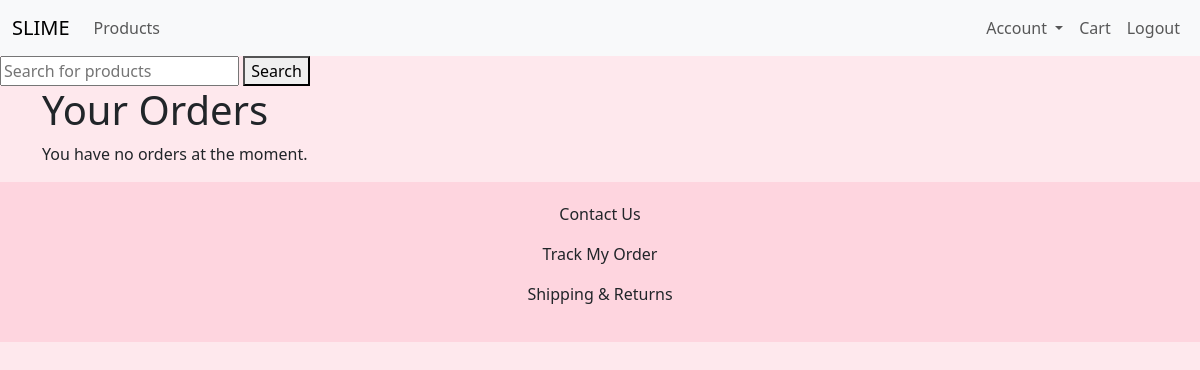
Page /orders (signed in) on the earlier database version.
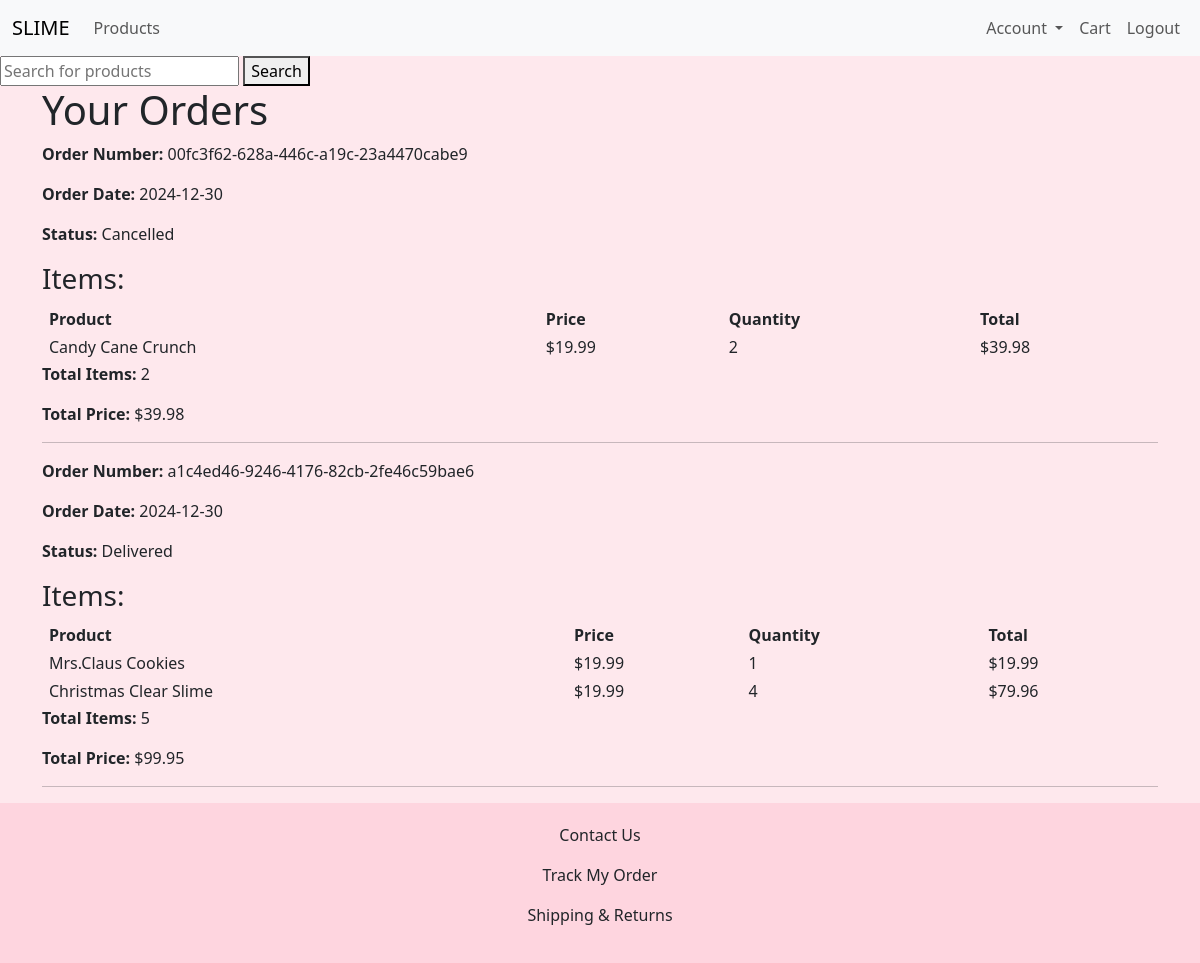
Same page on the later database version.
### models.py (models this page shows, shortened)
class Order(db.Model):
    __tablename__ = 'orders'  # Define table name in the database
    id = db.Column(db.Integer, primary_key=True)  # Primary key for order
    user_id = db.Column(db.Integer, db.ForeignKey('users.id', name='fk_user_order'), nullable=False)
    order_date = db.Column(db.Date, default=lambda: datetime.now(pytz.timezone('America/New_York')).date())  # Date of the order
    total_price = db.Column(db.Float, nullable=False)  # Total price for the order
    total_items = db.Column(db.Integer, nullable=False, default=0)  # Total items in the order
    status = db.Column(db.String(20), default='pending')  # Order status (e.g., pending, shipped)
    order_number = db.Column(db.String(36), unique=True, nullable=False)  # UUID for unique order number
    user = db.relationship('User', back_populates='orders')
    items = db.relationship('OrderItem', back_populates='order')

class OrderItem(db.Model):
    __tablename__ = 'order_items'  # Define table name in the database
    id = db.Column(db.Integer, primary_key=True)  # Primary key for order item
    order_id = db.Column(db.Integer, db.ForeignKey('orders.id', name='jc_order_item'), nullable=False)
    product_id = db.Column(db.Integer, db.ForeignKey('products.id', name='jc_product_order_item'), nullable=False)
    quantity = db.Column(db.Integer, nullable=False)  # Quantity of the product in this order
    price_at_purchase = db.Column(db.Float, nullable=False)  # Price of the product at the time of purchase
    order = db.relationship('Order', back_populates='items')
    product = db.relationship('Product', backref='order_items')

class Product(db.Model):
    __tablename__ = 'products'  # Define table name in the database
    id = db.Column(db.Integer, primary_key=True)  # Primary key for product
    name = db.Column(db.String(100), nullable=False)  # Product name
    description = db.Column(db.Text, nullable=False)  # Detailed product description
    price = db.Column(db.Float, nullable=False)  # Product price
    stock = db.Column(db.Integer, nullable=False)  # Quantity available in stock
    image_url = db.Column(db.String(500))  # Store the image file path
    category = db.Column(db.String, nullable=False)  # Product category

### app.py (the view)
@app.route("/orders")
@login_required
def view_orders():
    orders = Order.query.filter_by(user_id=current_user.id).order_by(Order.order_date.desc()).all()
    return render_template("orders_comfirmation.html", orders=orders)

### app.py (called while the page is built)
@login_manager.user_loader
def load_user(user_id):
    return User.query.get(int(user_id))

### models.py (called while the page is built)
    @property
    def full_name(self):
        return f"{self.first_name} {self.last_name}"

### templates/orders_comfirmation.html (shortened to what this page needs)
{% extends "layout.html" %}
{% block body %}
    <div class="container">
        <h1>Your Orders</h1>
        {% if orders %}
            {% for order in orders %}
            <div class="order-summary">
                <p><strong>Order Number:</strong> {{ order.order_number }}</p>
                <p><strong>Order Date:</strong> {{ order.order_date }}</p>
                <p><strong>Status:</strong> {{ order.status }}</p>
                <h3>Items:</h3>
                <table>
                    <thead>
                        <tr>
                            <th>Product</th>
                            <th>Price</th>
                            <th>Quantity</th>
                            <th>Total</th>
                        </tr>
                    </thead>
                    <tbody>
                        {% for item in order.items %}
                        <tr>
                            <td>{{ item.product.name }}</td>
                            <td>${{ "%.2f" | format(item.price_at_purchase) }}</td>
                            <td>{{ item.quantity }}</td>
                            <td>${{ "%.2f" | format(item.price_at_purchase * item.quantity) }}</td>
                        </tr>
                        {% endfor %}
                    </tbody>
                </table>
                <p><strong>Total Items:</strong> {{ order.total_items }}</p>
                <p><strong>Total Price:</strong> ${{ "%.2f" | format(order.total_price) }}</p>
            </div>
            <hr>
            {% endfor %}
        {% else %}
            <p>You have no orders at the moment.</p>
        {% endif %}
    </div>
{% endblock %}

### templates/layout.html (shortened to what this page needs)
<!DOCTYPE html>
<html lang="en">
    <head>
        <link href="https://cdn.jsdelivr.net/npm/bootstrap@5.3.3/dist/css/bootstrap.min.css" rel="stylesheet">
        <link href="/static/styles.css" rel="stylesheet">
    </head>
    <body style="background-color: #FEE8ED;">
        <nav class="navbar navbar-expand-lg bg-light">
            <div class="container-fluid">
              <a class="navbar-brand" href="/">SLIME</a>
              <div class="collapse navbar-collapse" id="navbarSupportedContent">
                <ul class="navbar-nav me-auto mb-2 mb-lg-0">
                  <li class="nav-item">
                    <a class="nav-link" href="/listing">Products</a>
                </li>
                </ul>
                <ul class="navbar-nav ms-auto mb-2 mb-lg-0">
                  {% if current_user.is_authenticated %}
                    <li class="nav-item dropdown">
                      <a class="nav-link dropdown-toggle" href="#" id="navbarDropdown" role="button" data-bs-toggle="dropdown" aria-expanded="false">
                        Account
                      </a>
                    </li>
                    <li class="nav-item">
                      <a class="nav-link" href="/user/cart">Cart</a>
                    </li>
                    <li class="nav-item">
                      <a class="nav-link" href="/logout">Logout</a>
                    </li>
                  {% endif %}
                </ul>
              </div>
            </div>
          </nav>
          {% if request.endpoint != 'login' and request.endpoint != 'register' and request.endpoint != 'user_dashboard'%}
          <div>
            <form action="{{ url_for('search') }}" method="get">
                <input type="text" name="query" placeholder="Search for products">
                <button type="submit">Search</button>
            </form>
          </div>
          {% endif %}
        {% block body %}{% endblock %}
        <footer style="background-color: #FED5DF;">
          <div>
            <p>Contact Us</p>
            <p>Track My Order</p>
            <p>Shipping & Returns</p>
          </div>
        </footer>
    </body>
</html>

### static/styles.css (style rules this page uses)
body { display: flex; flex-direction: column; height: 100vh; }
footer { background-color: #FED5DF; padding: 20px 0; text-align: center; }

### templates/orders_comfirmation.html (style rules this page uses)
table { width: 100%; border-collapse: separate; }
td { padding-left: 5px; }
th { padding-left: 5px; }

Differences in the rows shown:
added Order: order_number "00fc3f62-628a-446c-a19c-23a4470cabe9", order_date "2024-12-30", status "Cancelled", total_items "2", total_price "39.98"
added OrderItem: product.name "Candy Cane Crunch", price_at_purchase "19.99", quantity "2", item.price_at_purchase*item.quantity "39.98", shown under "00fc3f62-628a-446c-a19c-23a4470cabe9"
added Order: order_number "a1c4ed46-9246-4176-82cb-2fe46c59bae6", order_date "2024-12-30", status "Delivered", total_items "5", total_price "99.95"
added OrderItem: product.name "Mrs.Claus Cookies", price_at_purchase "19.99", quantity "1", item.price_at_purchase*item.quantity "19.99", shown under "a1c4ed46-9246-4176-82cb-2fe46c59bae6"
added OrderItem: product.name "Christmas Clear Slime", price_at_purchase "19.99", quantity "4", item.price_at_purchase*item.quantity "79.96", shown under "a1c4ed46-9246-4176-82cb-2fe46c59bae6"
Other differences:
text no longer shown: "You have no orders at the moment."
